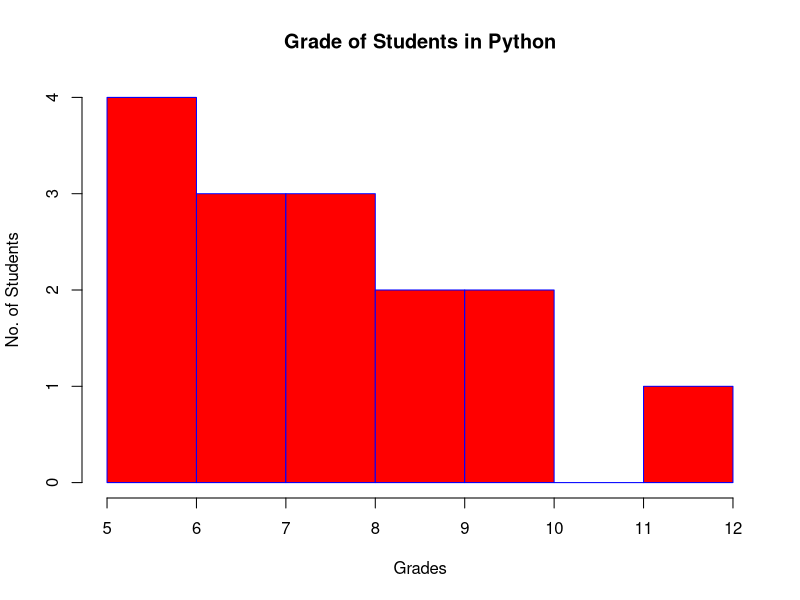

Write the R code that produced this figure.
v <- c(5, 7, 8, 5, 6, 7, 8, 9, 10, 6, 7, 8, 9, 10, 12)
hist(v, main="Grade of Students in Python", 
     xlab="Grades", 
     ylab="No. of Students",
     xlim=c(5, 12),
     ylim=c(0, 4),
     col="red",
     border = "blue",
     breaks=5
     )
